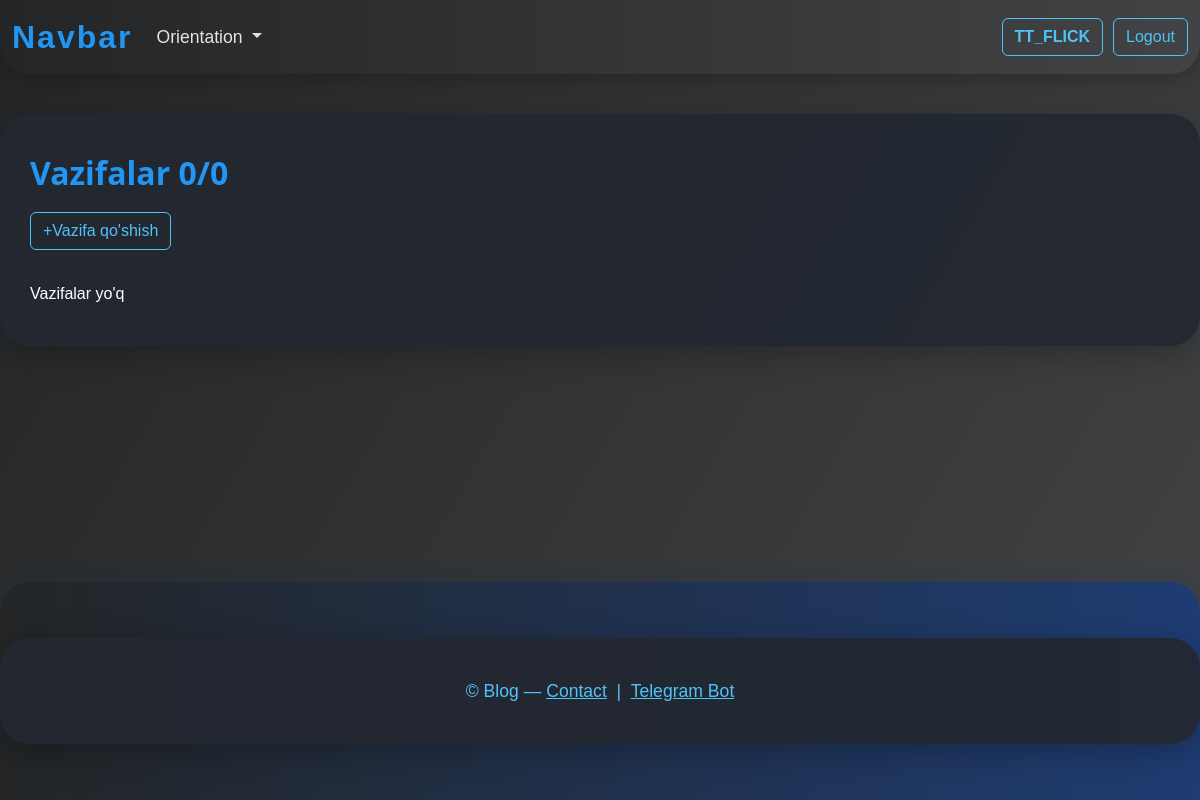
Before: /all_tasks/ (signed in) with the older database file.
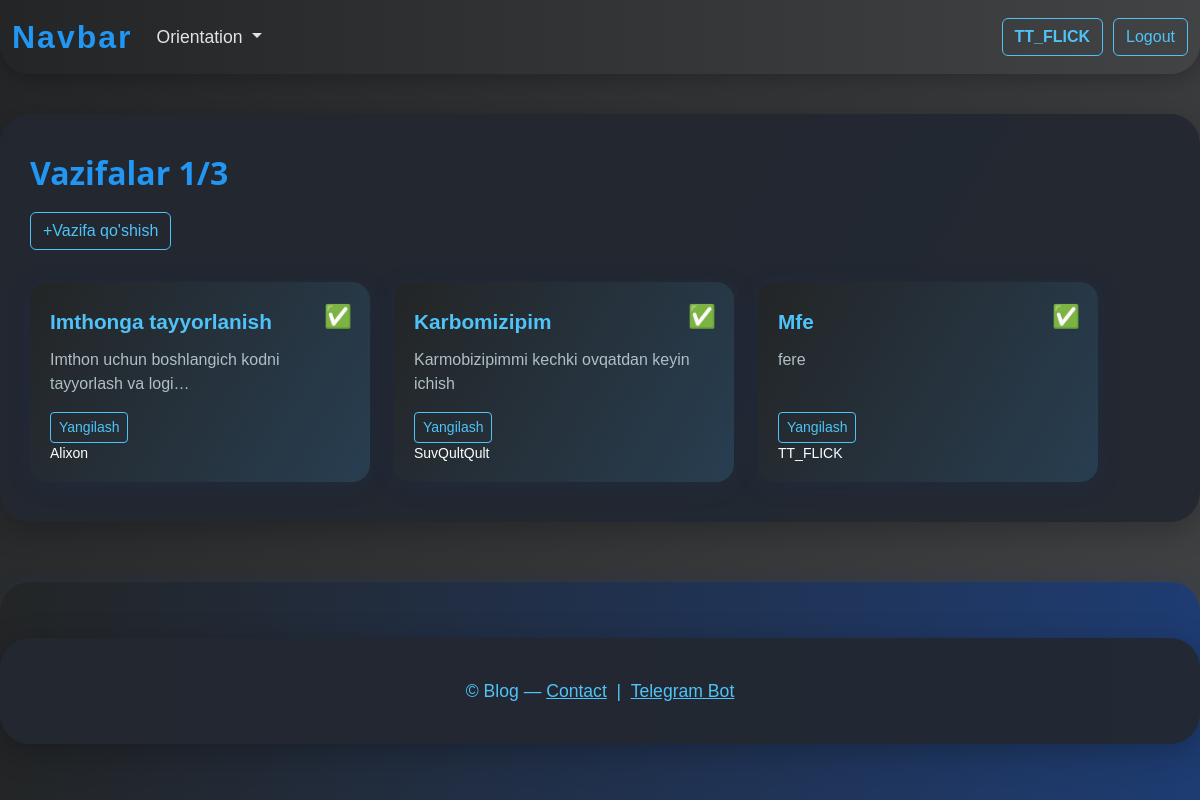
After: the same page with the newer database file.
### todo/models.py (models this page shows, shortened)
class CustomUser(AbstractUser):
    username = models.CharField(max_length=50, unique=True)
    email = models.EmailField(unique=True)
    def has_group(self, group_name):
        return self.groups.filter(name=group_name).exists()

class Task(models.Model):
    user = models.ForeignKey(CustomUser, on_delete=models.CASCADE)
    title = models.CharField(max_length=255)
    description = models.TextField(null=True, blank=True)
    is_completed = models.BooleanField(default=False)
    created_at = models.DateTimeField(auto_now_add=True)
    updated_at = models.DateTimeField(auto_now=True)

### todo/views.py (the view)
# urls.py: path('all_tasks/', views.all_tasks, name='all_tasks'),
def all_tasks(request):
    if request.user.has_group('Admin'):
        tasks = Task.objects.all()
    else:
        tasks = Task.objects.filter(user=request.user)
    context = {
        'tasks': tasks,
        'count_completed': Task.objects.filter(is_completed=True, user=request.user).count()
    }
    return render(request, 'todo/all_tasks.html', context)

### templates/todo/all_tasks.html (shortened to what this page needs)
{%extends 'todo/base.html'%}
{% block content %}
  <h2>Vazifalar {{ count_completed }}/{{ tasks.count }}</h2>
    <a class="btn btn-outline-secondary" href="{% url 'add' %}">+Vazifa qo'shish</a>
    <ul class="task-list">
        {% for task in tasks %}
            <li class="task-card">
                <div class="task-status">
                    {% if task.is_completed %}
                        <span title="Vazifa bajargan">✅</span>
                    {% else %}
                        <span title="Vazifa bajarilmagan">❌</span>
                    {% endif %}
                </div>
                <div class="task-title">{{ task.title }}</div>
                {% if task.description %}
                    <div class="task-desc">{{ task.description|truncatechars:50 }}</div>
                {% endif %}
                <div class="task-actions">
                    <a href="{% url 'edit' task.id %}" class="btn btn-outline-secondary btn-sm">Yangilash</a>
                </div>
                <small>{{task.user.username}}</small>
            </li>
        {% empty %}
            <li>Vazifalar yo'q</li>
        {% endfor %}
    </ul>
{% endblock content %}

### templates/todo/base.html (shortened to what this page needs)
{% load static %}
<!doctype html>
<html lang="en" class="h-100">
<head>
    <link href="https://cdn.jsdelivr.net/npm/bootstrap@5.3.6/dist/css/bootstrap.min.css" rel="stylesheet"
>
    <link rel="stylesheet" href="{% static 'main.css' %}">
</head>
<body class="d-flex flex-column h-100">
<header>
    <nav class="navbar navbar-expand-lg bg-body-tertiary main__navbar">
    <div class="container-fluid">
        <a class="navbar-brand" href="#">Navbar</a>
        <div class="collapse navbar-collapse" id="navbarSupportedContent">
            <ul class="navbar-nav me-auto mb-2 mb-lg-0">
                <li class="nav-item dropdown">
                    <a class="nav-link dropdown-toggle" href="#" role="button" data-bs-toggle="dropdown"
                       aria-expanded="false">
                        Orientation
                    </a>
                </li>
            </ul>
            {% if user.is_authenticated %}
                <a style="margin-left: 10px;" type='button' href="{%url 'profile'%}" class="btn btn-outline-secondary"><strong>{{ user.username }}</strong></a>
                <a style="margin-left: 10px;" type='button' href="{% url 'logout' %}" class="btn btn-outline-secondary">Logout</a>
            {% else %}
                <a style="margin-left: 10px;" type='button' href="{% url 'login' %}" class="btn btn-outline-secondary">Log in</a>
                <a style="margin-left: 10px;" type='button' href="{% url 'register' %}" class="btn btn-outline-secondary">Register</a>
            {% endif %}
        </div>
    </div>
</nav>
</header>
<div class="container">
    {% block content %}
    {% endblock %}
</div>
<footer class="footer mt-auto py-3">
    <div class="container text-center">
        <span class="text-muted" style="color: #4fc3f7 !important;">
            &copy; {{ year }} Blog &mdash;
            <a href="mailto:djamalxanovalixon8@gmail.com"
               style="color: #4fc3f7; text-decoration: underline;">Contact</a>
            &nbsp;|&nbsp;
            <a href="https://t.me/Flickhelper_bot" target="_blank" style="color: #4fc3f7; text-decoration: underline;">
                Telegram Bot
            </a>
        </span>
    </div>
</footer>
</body>
</html>

### static/main.css (style rules this page uses)
body { color: #fff; }
body { font-family: Arial, sans-serif; }
html, body { height: 100%; margin: 0; }
body { background: linear-gradient(120deg, #232526 0%, #414345 100%); min-height: 100vh; background-attachment: fixed; }
nav.main__navbar { background: linear-gradient(90deg, #232526 0%, #414345 100%) !important; box-shadow: 0 4px 24px rgba(0,0,0,0.25); border-radius: 0 0 30px 30px; animation: navFadeIn 1s; }
.navbar-brand { font-weight: bold; font-size: 2rem; color: #2196f3 !important; letter-spacing: 2px; }
.nav-link, .dropdown-item { color: #e3e3e3 !important; font-size: 1.1rem; transition: color 0.2s, background 0.2s; }
.container { background: rgba(34, 40, 49, 0.95); border-radius: 30px; box-shadow: 0 8px 32px rgba(0,0,0,0.25); padding: 40px 30px; margin-top: 40px; margin-bottom: 40px; }
h1, h2, h3 { font-family: 'Segoe UI', Arial, sans-serif; font-weight: 700; color: #2196f3; margin-bottom: 20px; }
.btn-outline-secondary, .btn-outline-secondary:focus, .btn-outline-secondary:active { border-color: #4fc3f7 !important; color: #4fc3f7 !important; background: transparent !important; transition: background 0.2s, color 0.2s, box-shadow 0.2s; }
.footer { background: linear-gradient(90deg, #232526 0%, #1e3c72 100%); color: #4fc3f7; padding: 24px 0 12px 0; border-radius: 30px 30px 0 0; box-shadow: 0 -2px 16px #1e3c7233; margin-top: 40px; font-size: 1.1rem; }
.footer a { color: #4fc3f7; transition: color 0.2s; }
html { scroll-behavior: smooth; }
.container { max-width: 1200px; width: 100%; box-sizing: border-box; }
.task-list { display: flex; flex-wrap: wrap; gap: 24px; padding: 0; margin: 32px 0 0 0; list-style: none; justify-content: flex-start; }
.task-card { background: linear-gradient(120deg, #232526 0%, #283e51 100%); border-radius: 18px; box-shadow: 0 4px 24px #1e3c7233; padding: 24px 20px 18px 20px; min-width: 260px; max-width: 340px; flex: 1 1 260px; display: flex; flex-direction: column; position: relative; transition: box-shadow 0.3s, transform 0.2s, background 0.3s; animation: fadeInUp 0.7s; }
.task-title { font-size: 1.3rem; font-weight: 600; color: #4fc3f7; margin-bottom: 10px; word-break: break-word; }
.task-desc { color: #b0bec5; font-size: 1rem; margin-bottom: 16px; min-height: 32px; }
.task-status { position: absolute; top: 18px; right: 18px; font-size: 1.4rem; }
.task-actions { margin-top: auto; display: flex; gap: 10px; }

Changed rows visible on the page:
added Task: title "Imthonga tayyorlanish", description "Imthon uchun boshlangich kodni tayyorlash va logi…", user.username "Alixon"
added Task: title "Karbomizipim", description "Karmobizipimmi kechki ovqatdan keyin ichish", user.username "SuvQultQult"
added Task: title "Mfe", description "fere", user.username "TT_FLICK"
Other visible differences:
{{ count_completed }}: "0" → "1"
{{ tasks.count }}: "0" → "3"
text no longer shown: "Vazifalar yo'q"
